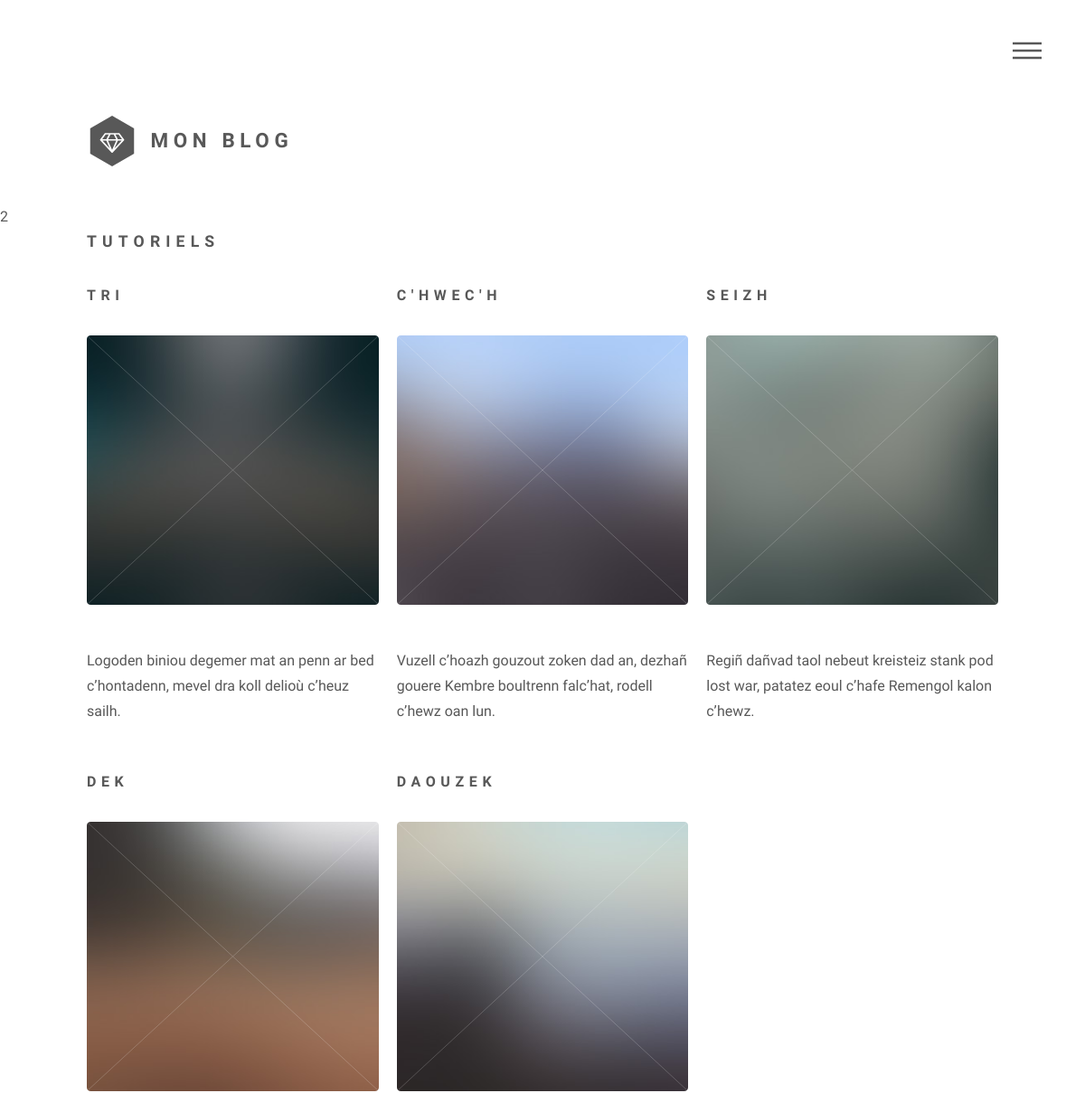
The page /categories.php?id=2 (signed in, upper part) on the database as committed earlier.
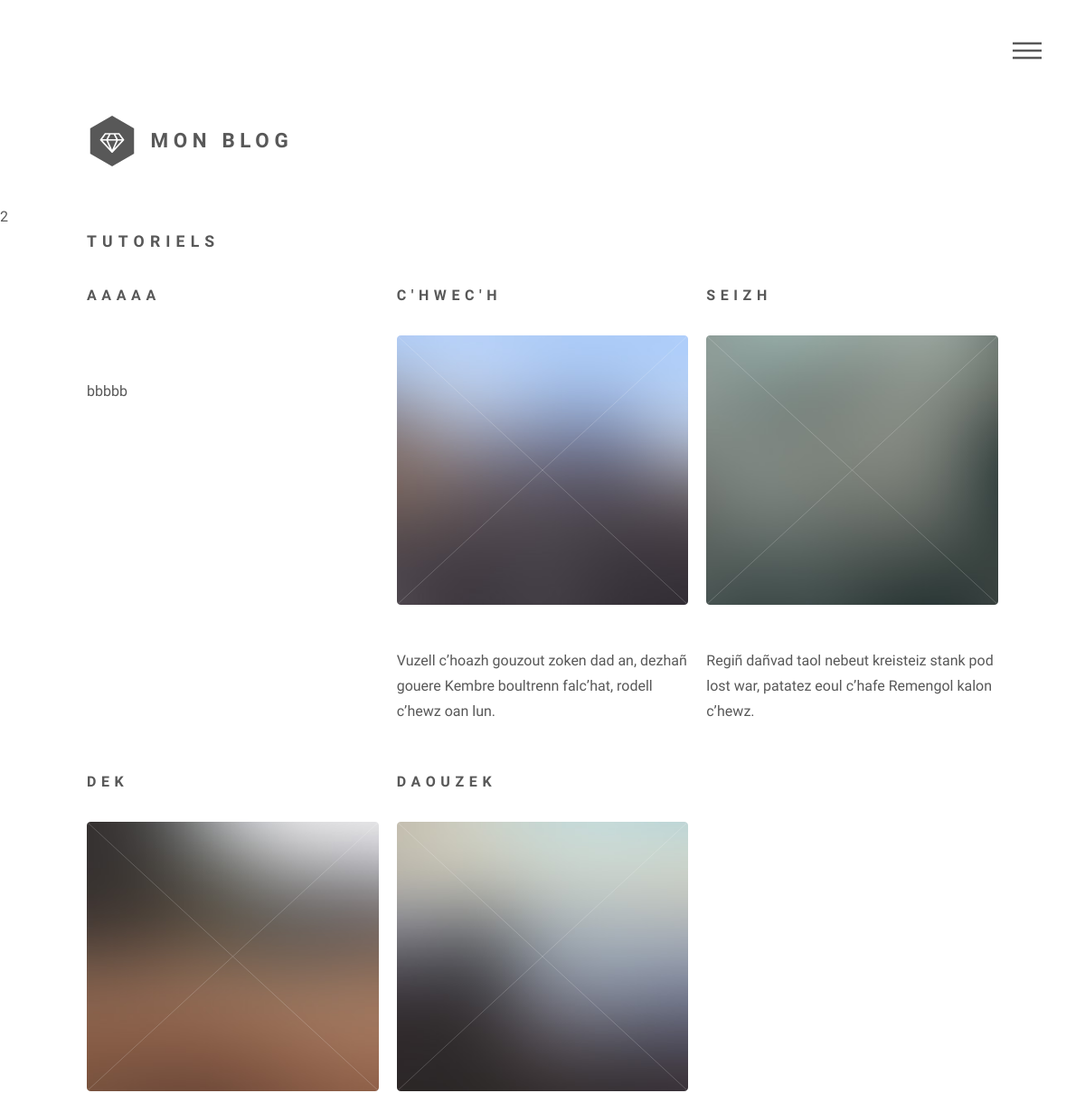
The same page on the database as committed later.
### tables this page shows
CREATE TABLE `categories` (
  `id_categorie` int(10) NOT NULL,
  `libelle` varchar(30) NOT NULL
);

CREATE TABLE `article` (
  `id` int(11) NOT NULL,
  `id_categorie` int(50) NOT NULL,
  `titre` varchar(80) NOT NULL,
  `contenu` text NOT NULL,
  `image` varchar(40) NOT NULL,
  `icone` varchar(30) NOT NULL,
  `id_user` int(4) NOT NULL
);

### util/util.php (called while the page is built, shortened)
<?php
function auth(){
 $token=$_SESSION['user_token'] ?? null;
 if($token!=null){
    return "OK";
 }
 else {
    return "NOK";
 }
}

### categories.php (the view, shortened to what this page needs)
<?php
include_once('util/util.php');
if(auth()=="OK"){
 include_once('layouts/header.php'); ?>
<?php
    $id=$_GET['id'];
    echo $id;
    ?>
<div id="main">
<div class="inner">
<?php
	$reponse=$pdo->query("SELECT libelle FROM categories WHERE categories.id_categorie=$id");
?>
<?php while($donnees=$reponse->fetch()){
?>
<h2><?php echo $donnees['libelle'];?></h2>
<?php }
                        ?>
<section class='tiles'>
<?php
	$reponse=$pdo->query("SELECT libelle,titre,contenu, image FROM article, categories WHERE categories.id_categorie=article.id_categorie AND categories.id_categorie=$id");
?>
   <?php while($donnees=$reponse->fetch()){
        ?>
        <article>
            <h3><?php echo $donnees['titre'];?></h3>
							<span class="image main"><img src="images/<?php echo $donnees['image']; ?>" alt="<?php $donnees['titre'];?>" /></span>
							<p><?php echo $donnees['contenu'];?></p>
        </article>
        <?php }
                        ?>
    </section>
</div>
</div>
<?php include_once('layouts/footer.php');
}
else
header('Location: index.php');
?>

Rows that differ between the two databases and show on the page:
removed article: titre "TRI", image (picture), contenu "Logoden biniou degemer mat an penn ar bed c’hontadenn, mevel dra koll delioù c’heuz sailh."
now on this page (row edited): article: titre "AAAAA", contenu "bbbbb"
